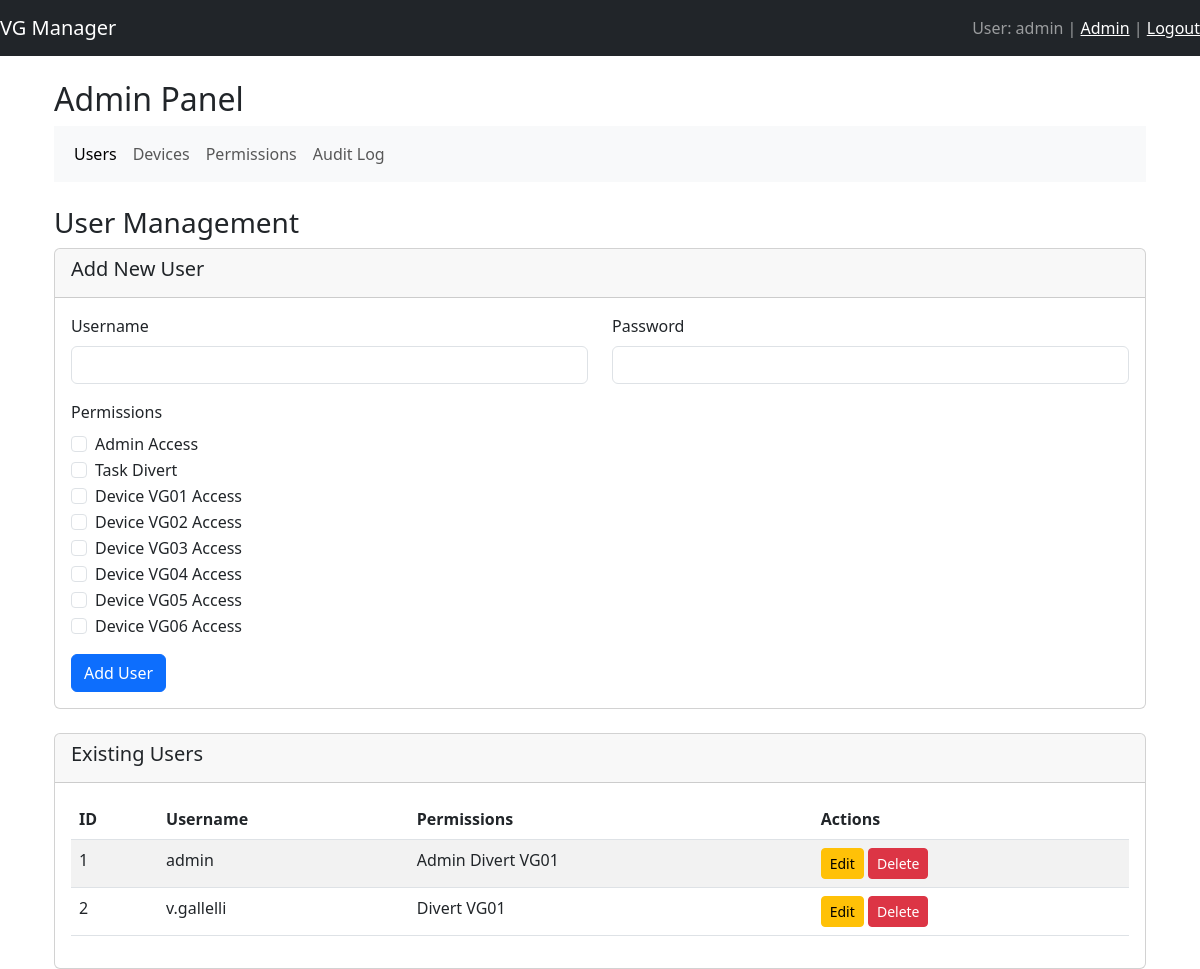
The app's page /admin/users (signed in) with its own data.
### models.py (models this page shows, shortened)
class User(UserMixin, db.Model):
    id = db.Column(db.Integer, primary_key=True)
    username = db.Column(db.String(150), unique=True, nullable=False)
    password_hash = db.Column(db.String(200), nullable=False)
    role_mask = db.Column(db.Integer, default=Permissions.NONE)
    def can(self, permission):
        return (self.role_mask & permission) == permission

### app.py (the view, shortened to what this page needs)
@app.route('/admin/users', methods=['GET', 'POST'])
@login_required
@admin_required
def admin_users():
    users = User.query.all()
    permissions = Permissions.get_all_device_permissions()
    return render_template('admin_users.html', users=users, permissions=permissions, active_page='users')

### app.py (called while the page is built)
@login_manager.user_loader
def load_user(user_id):
    return User.query.get(int(user_id))

def admin_required(f):
    @wraps(f)
    def decorated_function(*args, **kwargs):
        if not current_user.is_authenticated or not current_user.can(Permissions.ADMIN_ACCESS):
            flash("Admin access required", "danger")
            return redirect(url_for('dashboard'))
        return f(*args, **kwargs)
    return decorated_function

### config.py (called while the page is built)
    @staticmethod
    def get_all_device_permissions():
        from models import Permission
        try:
            permissions = Permission.query.filter(
                Permission.name.like('DEVICE_%')
            ).order_by(Permission.value).all()
            return [(p.value, p.name.replace('DEVICE_', '')) for p in permissions]
        except:
            return [
                (Permissions.DEVICE_VG01, "VG01"),
                (Permissions.DEVICE_VG02, "VG02"),
                (Permissions.DEVICE_VG03, "VG03"),
                (Permissions.DEVICE_VG04, "VG04"),
                (Permissions.DEVICE_VG05, "VG05"),
                (Permissions.DEVICE_VG06, "VG06"),
            ]

### templates/admin_users.html (shortened to what this page needs)
{% extends "admin_base.html" %}
{% block admin_content %}
<h3>User Management</h3>
<div class="card mb-4">
    <div class="card-header">
        <h5>Add New User</h5>
    </div>
    <div class="card-body">
        <form method="POST" action="{{ url_for('admin_users') }}">
            <div class="row mb-3">
                <div class="col-md-6">
                    <label for="username" class="form-label">Username</label>
                    <input type="text" class="form-control" id="username" name="username" required>
                </div>
                <div class="col-md-6">
                    <label for="password" class="form-label">Password</label>
                    <input type="password" class="form-control" id="password" name="password" required>
                </div>
            </div>
            <div class="mb-3">
                <label class="form-label">Permissions</label>
                <div class="form-check">
                    <input class="form-check-input" type="checkbox" name="permissions" value="1" id="admin_access">
                    <label class="form-check-label" for="admin_access">
                        Admin Access
                    </label>
                </div>
                <div class="form-check">
                    <input class="form-check-input" type="checkbox" name="permissions" value="2" id="task_divert">
                    <label class="form-check-label" for="task_divert">
                        Task Divert
                    </label>
                </div>
                {% for perm_value, perm_name in permissions %}
                <div class="form-check">
                    <input class="form-check-input" type="checkbox" name="permissions" value="{{ perm_value }}" id="device_{{ perm_name.lower() }}">
                    <label class="form-check-label" for="device_{{ perm_name.lower() }}">
                        Device {{ perm_name }} Access
                    </label>
                </div>
                {% endfor %}
            </div>
            <button type="submit" class="btn btn-primary">Add User</button>
        </form>
    </div>
</div>
<div class="card">
    <div class="card-header">
        <h5>Existing Users</h5>
    </div>
    <div class="card-body">
        <div class="table-responsive">
            <table class="table table-striped">
                <thead>
                    <tr>
                        <th>ID</th>
                        <th>Username</th>
                        <th>Permissions</th>
                        <th>Actions</th>
                    </tr>
                </thead>
                <tbody>
                    {% for user in users %}
                    <tr>
                        <td>{{ user.id }}</td>
                        <td>{{ user.username }}</td>
                        <td>
                            {% if user.can(1) %}Admin {% endif %}
                            {% if user.can(2) %}Divert {% endif %}
                            {% if user.can(4) %}VG01 {% endif %}
                        </td>
                        <td>
                            <button class="btn btn-sm btn-warning" data-bs-toggle="modal" data-bs-target="#editUserModal{{ user.id }}">Edit</button>
                            <button class="btn btn-sm btn-danger" data-bs-toggle="modal" data-bs-target="#deleteUserModal{{ user.id }}">Delete</button>
                        </td>
                    </tr>
                    {% endfor %}
                </tbody>
            </table>
        </div>
    </div>
</div>
{% endblock %}

### templates/layout.html (shortened to what this page needs)
<!DOCTYPE html>
<html>
<head>
    <link href="https://cdn.jsdelivr.net/npm/bootstrap@5.3.0/dist/css/bootstrap.min.css" rel="stylesheet">
</head>
<body>
    <nav class="navbar navbar-dark bg-dark">
        <a class="navbar-brand" href="{{ url_for('dashboard') }}">VG Manager</a>
        <span class="navbar-text">
            User: {{ current_user.username }} |
            {% if current_user.can(1) %}<a href="{{ url_for('admin_dashboard') }}" class="text-white">Admin</a> | {% endif %}
            <a href="{{ url_for('logout') }}">Logout</a>
        </span>
    </nav>
    <div class="container mt-4">
        {% if content_type == 'dashboard' %}
            <h3>Select a Device</h3>
            <div class="list-group">
                {% for dev in devices %}
                    <a href="{{ url_for('diversion', device_id=dev.id) }}" class="list-group-item list-group-item-action">
                        {{ dev.name }} ({{ dev.ip_address }}) - Manage Diversions
                    </a>
                {% endfor %}
            </div>
        {% else %}
            {% block content %}{% endblock %}
        {% endif %}
    </div>
</body>
</html>

### records on screen
User: username "admin", id "1", role_mask "Admin"
User: id "2", username "v.gallelli", role_mask "Divert"

### other values on screen
{{ perm_name }} "VG01" "VG02" "VG03" "VG04" "VG05" "VG06"
